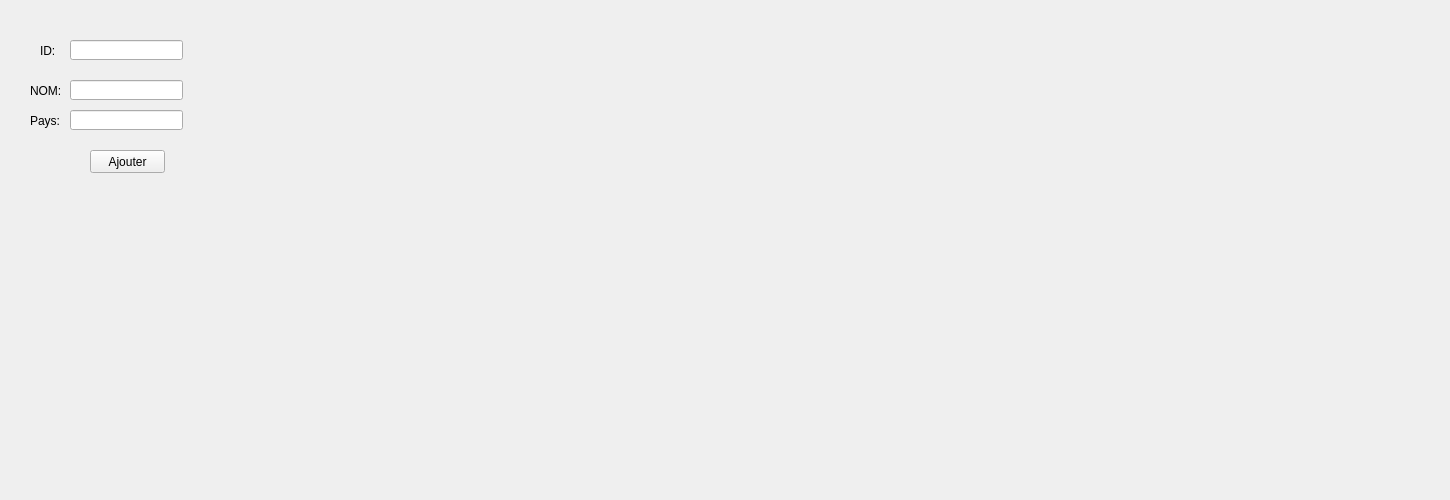
      <widget class="QWidget" name="tab_60">
       <attribute name="title">
        <string>Ajouter</string>
       </attribute>
       <widget class="QLabel" name="label_83">
        <property name="geometry">
         <rect>
          <x>40</x>
          <y>40</y>
          <width>61</width>
          <height>21</height>
         </rect>
        </property>
        <property name="text">
         <string>ID:</string>
        </property>
       </widget>
       <widget class="QLabel" name="label_84">
        <property name="geometry">
         <rect>
          <x>30</x>
          <y>80</y>
          <width>61</width>
          <height>21</height>
         </rect>
        </property>
        <property name="text">
         <string>NOM:</string>
        </property>
       </widget>
       <widget class="QLabel" name="label_85">
        <property name="geometry">
         <rect>
          <x>30</x>
          <y>110</y>
          <width>61</width>
          <height>21</height>
         </rect>
        </property>
        <property name="text">
         <string>Pays:</string>
        </property>
       </widget>
       <widget class="QLineEdit" name="lineEdit_id_3">
        <property name="geometry">
         <rect>
          <x>70</x>
          <y>40</y>
          <width>113</width>
          <height>20</height>
         </rect>
        </property>
       </widget>
       <widget class="QLineEdit" name="lineEdit_nom_2">
        <property name="geometry">
         <rect>
          <x>70</x>
          <y>80</y>
          <width>113</width>
          <height>20</height>
         </rect>
        </property>
       </widget>
       <widget class="QLineEdit" name="lineEdit_pays">
        <property name="geometry">
         <rect>
          <x>70</x>
          <y>110</y>
          <width>113</width>
          <height>20</height>
         </rect>
        </property>
       </widget>
       <widget class="QPushButton" name="ajouter_compagnie">
        <property name="geometry">
         <rect>
          <x>90</x>
          <y>150</y>
          <width>75</width>
          <height>23</height>
         </rect>
        </property>
        <property name="text">
         <string>Ajouter</string>
        </property>
       </widget>
       <widget class="QLabel" name="img">
        <property name="geometry">
         <rect>
          <x>0</x>
          <y>0</y>
          <width>1441</width>
          <height>491</height>
         </rect>
        </property>
        <property name="text">
         <string/>
        </property>
       </widget>
       <zorder>img</zorder>
       <zorder>label_83</zorder>
       <zorder>label_84</zorder>
       <zorder>label_85</zorder>
       <zorder>lineEdit_id_3</zorder>
       <zorder>lineEdit_nom_2</zorder>
       <zorder>lineEdit_pays</zorder>
       <zorder>ajouter_compagnie</zorder>
      </widget>
